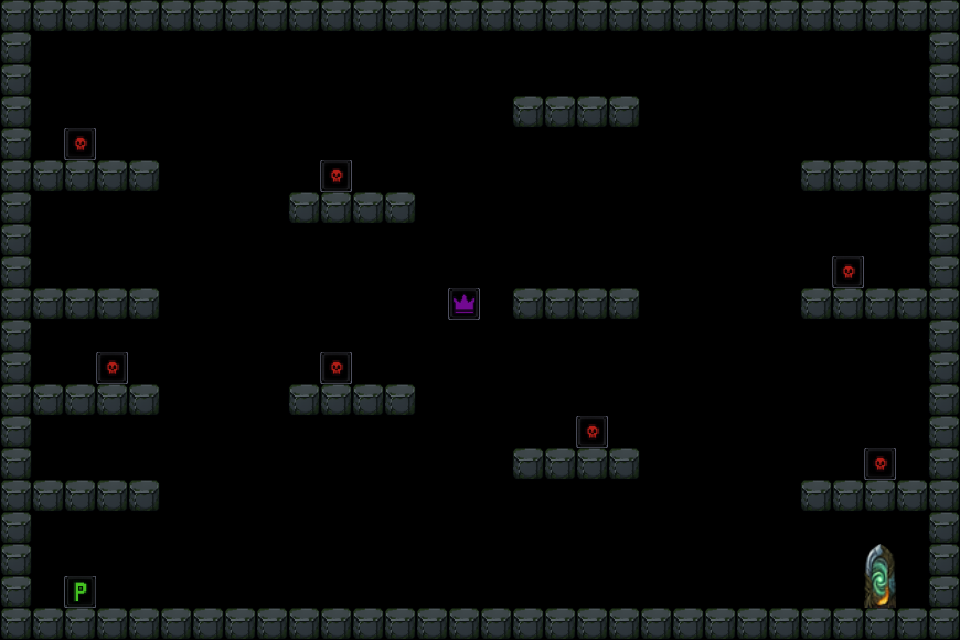

Below is a game level as drawn by its tile map, then a one-line description and the .tmx that defines it (tile-layer data replaced by summaries):
An orthogonal 30x20 tile map with 32x32 px tiles, 6 tile layers (monsters, solid, oneway, boss, ...), 2 tilesets.

<map version="1.10" tiledversion="1.12.1" orientation="orthogonal" renderorder="right-down" width="30" height="20" tilewidth="32" tileheight="32" infinite="0" nextlayerid="11" nextobjectid="1">
 <tileset firstgid="1" source="block.tsx" />
 <tileset firstgid="161060739" source="port.tsx" />
 <layer id="10" name="monsters" width="30" height="20">
  <data>[600 cells, 7 non-empty, 1 distinct tile ids]</data>
 </layer>
 <layer id="2" name="solid" width="30" height="20">
  <data>[600 cells, 96 non-empty, 1 distinct tile ids]</data>
 </layer>
 <layer id="9" name="oneway" width="30" height="20">
  <data>[600 cells, 48 non-empty, 1 distinct tile ids]</data>
 </layer>
 <layer id="6" name="boss" width="30" height="20">
  <data>[600 cells, 1 non-empty, 1 distinct tile ids]</data>
 </layer>
 <layer id="7" name="portal" width="30" height="20">
  <data>[600 cells, 1 non-empty, 1 distinct tile ids]</data>
 </layer>
 <layer id="8" name="player" width="30" height="20">
  <data>[600 cells, 1 non-empty, 1 distinct tile ids]</data>
 </layer>
</map>
